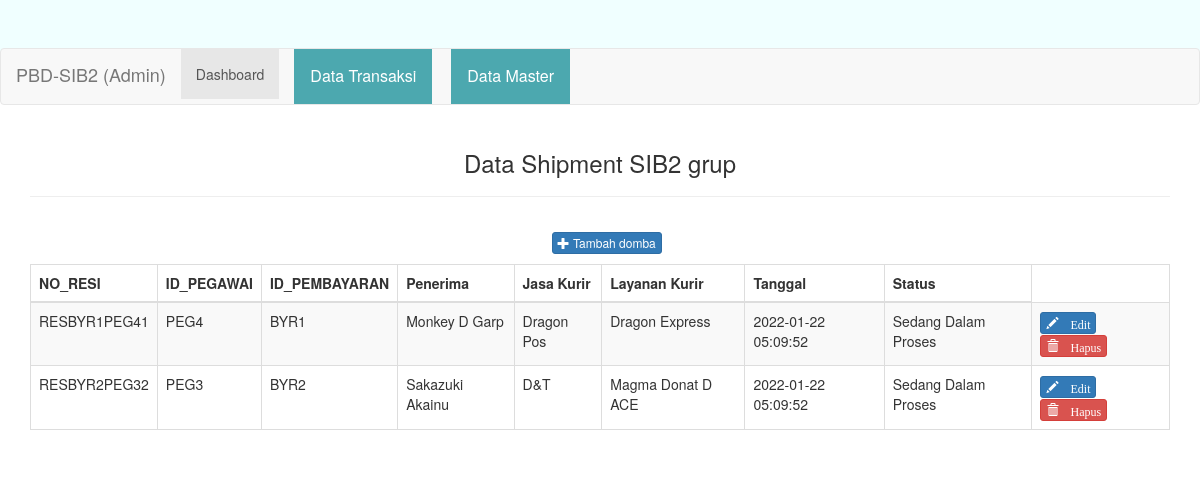
The app's page /pengiriman.php, older data.
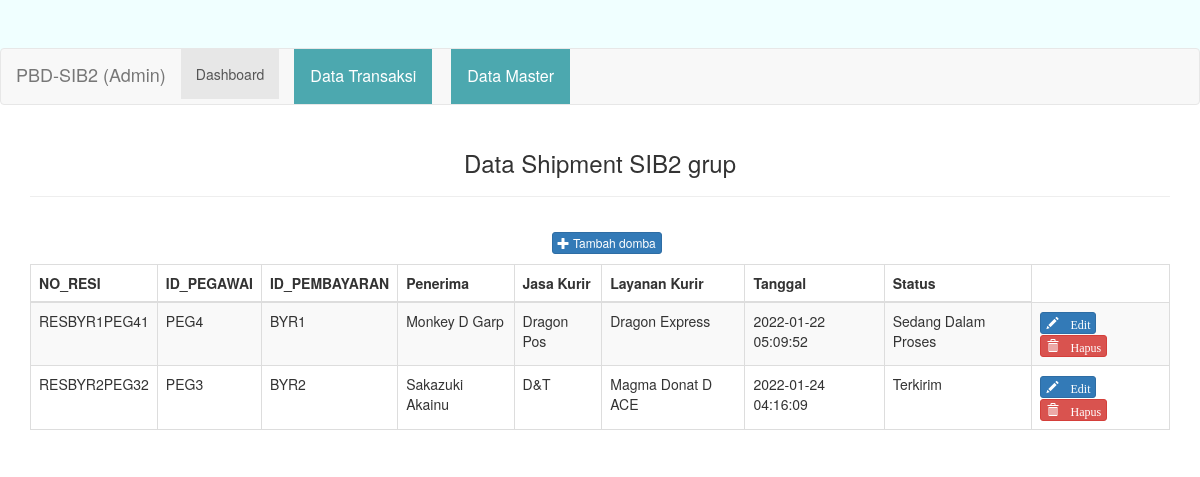
The same page, newer data.
### tables this page shows
CREATE TABLE `pengiriman` (
  `NO_RESI` char(15) NOT NULL,
  `ID_PEGAWAI` char(5) NOT NULL,
  `ID_PEMBAYARAN` char(5) NOT NULL,
  `TGL_PENGIRIMAN` timestamp NOT NULL DEFAULT current_timestamp() ON UPDATE current_timestamp(),
  `STATUS_PENGIRIMAN` decimal(1,0) NOT NULL
);

CREATE TABLE `pemesanan` (
  `ID_PEMESANAN` char(5) NOT NULL,
  `ID_PEGAWAI` char(5) NOT NULL,
  `ID_KOTA` char(5) NOT NULL,
  `NAMA_PENERIMA` varchar(30) NOT NULL,
  `ALAMAT_PENERIMA` varchar(30) NOT NULL,
  `KODE_POS_PENERIMA` char(5) NOT NULL,
  `JASA_KURIR` varchar(15) NOT NULL,
  `LAYANAN_KURIR` varchar(50) NOT NULL,
  `TGL_PESAN` timestamp NOT NULL DEFAULT current_timestamp() ON UPDATE current_timestamp(),
  `JENIS_BAYAR` varchar(50) NOT NULL,
  `ONGKOS_KIRIM` decimal(12,0) NOT NULL,
  `TOTAL_HARGA` decimal(12,0) NOT NULL,
  `STATUS_TRANSAKSI` varchar(50) NOT NULL
);

### pengiriman.php (the view, shortened to what this page needs)
<?php
require_once 'config/database.php';
$query = "SELECT A.NO_RESI,
A.ID_PEGAWAI,
A.ID_PEMBAYARAN,
C.NAMA_PENERIMA,
C.JASA_KURIR,
C.LAYANAN_KURIR,
A.TGL_PENGIRIMAN,
A.STATUS_PENGIRIMAN
FROM pengiriman A INNER JOIN pembayaran B
ON A.ID_PEMBAYARAN=B.ID_PEMBAYARAN
INNER JOIN pemesanan C
ON B.ID_PEMESANAN=C.ID_PEMESANAN
ORDER BY ID_PEMBAYARAN LIMIT 99";
$sql = mysqli_query($db, $query);
?>
<!DOCTYPE html>
<html>
	<head>
		<link rel="stylesheet" type="text/css" href="asset/css/bootstrap.min.css">
	</head>
	<body>
	<div class="jumbotron text-center" style="background:azure; height: 100px;">
	<nav class="navbar navbar-default">
  <div class="container-fluid">
    <div class="navbar-header">
      <a class="navbar-brand" href="#">PBD-SIB2 (Admin)</a>
    </div>
    <div class="collapse navbar-collapse" id="bs-example-navbar-collapse-1">
      <ul class="nav navbar-nav">
        <li class="active"><a href="./">Dashboard<span class="sr-only">(current)</span></a></li>
		<div class="dropdown">
		<button class="dropbtn" style="margin-left:15px">Data Transaksi</button>
		</div>
		<div class="dropdown">
		<button class="dropbtn" style="margin-left:15px">Data Master</button>
		</div>
      </ul>
    </div>
  </div>
</nav>
	</div>
		<div class="container">
			<div class="row">
				<div class="col-xs-12 col-sm-12 col-md-12">
					<div class="text-center">
						<h3>Data Shipment SIB2 grup</h3><hr>
						<p style="padding:10pt 0pt 0pt 10pt;">
							<a href="pages/tambah_domba.php" class="btn btn-xs btn-primary"><span class="glyphicon glyphicon-plus"></span> Tambah domba</a>
						</p>
					</div>
					<div class="table-responsive">
						<table class="table table-striped table-bordered">
							<thead>
								<tr>
									<th>NO_RESI</th>
									<th>ID_PEGAWAI</th>
									<th>ID_PEMBAYARAN</th>
									<th>Penerima</th>
									<th>Jasa Kurir</th>
									<th>Layanan Kurir</th>
									<th>Tanggal</th>
									<th>Status</th>
								</tr>
							</thead>
							<tbody>
							<?php foreach ($sql as $member) : ?>
								<tr>
									<td><?php echo $member['NO_RESI']; ?></td>
									<td><?php echo $member['ID_PEGAWAI']; ?></td>
									<td><?php echo $member['ID_PEMBAYARAN']; ?></td>
									<td><?php echo $member['NAMA_PENERIMA']; ?></td>
									<td><?php echo $member['JASA_KURIR']; ?></td>
									<td><?php echo $member['LAYANAN_KURIR']; ?></td>
									<td><?php echo $member['TGL_PENGIRIMAN']; ?></td>
								    <td><?php $member['STATUS_PENGIRIMAN'];
									if($member['STATUS_PENGIRIMAN']==1){
										echo "Terkirim";
									}
									else {
										echo "Sedang Dalam Proses";
									}
									?></td>
									<td>
										<a href="pages/edit_domba.php?id=<?php echo $member['NO_RESI']; ?>
										" class="btn btn-xs btn-primary"><span class="glyphicon glyphicon-pencil"> Edit</span></a>
										<a href="process/hapus_domba_proses.php?id=<?php echo $member['NO_RESI']; ?>
										" class="btn btn-xs btn-danger"><span class="glyphicon glyphicon-trash"> Hapus</span></a>
									</td>
								</tr>
							<?php endforeach; ?>
							</tbody>
						</table>
					</div>
				</div>
			</div>
		</div>
	</body>
</html>

Row changes from the older to the newer data that the page shows:
changed pengiriman "RESBYR2PEG32": TGL_PENGIRIMAN "2022-01-22 05:09:52" → "2022-01-24 04:16:09"; STATUS_PENGIRIMAN "Sedang Dalam Proses" → "Terkirim"
